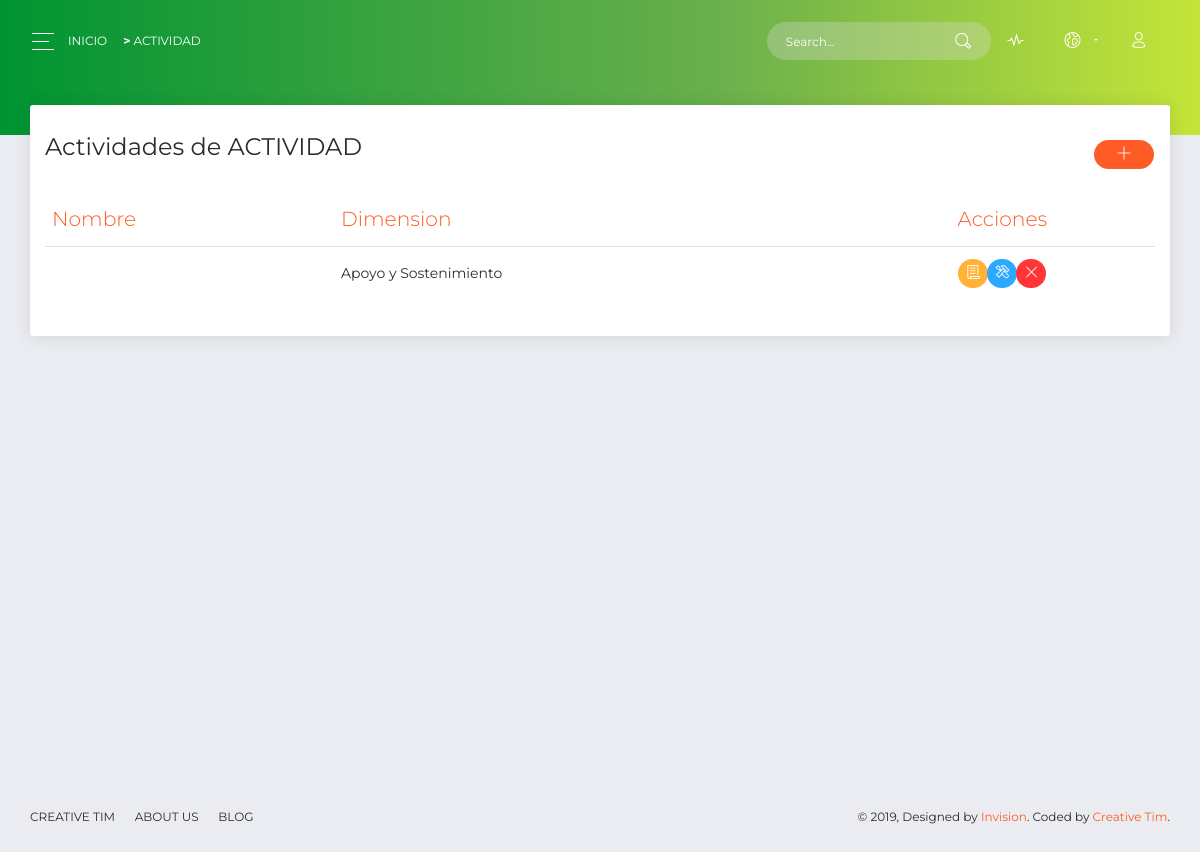
Page /?c=actividad&v=apoyo (signed in) on the earlier database version.
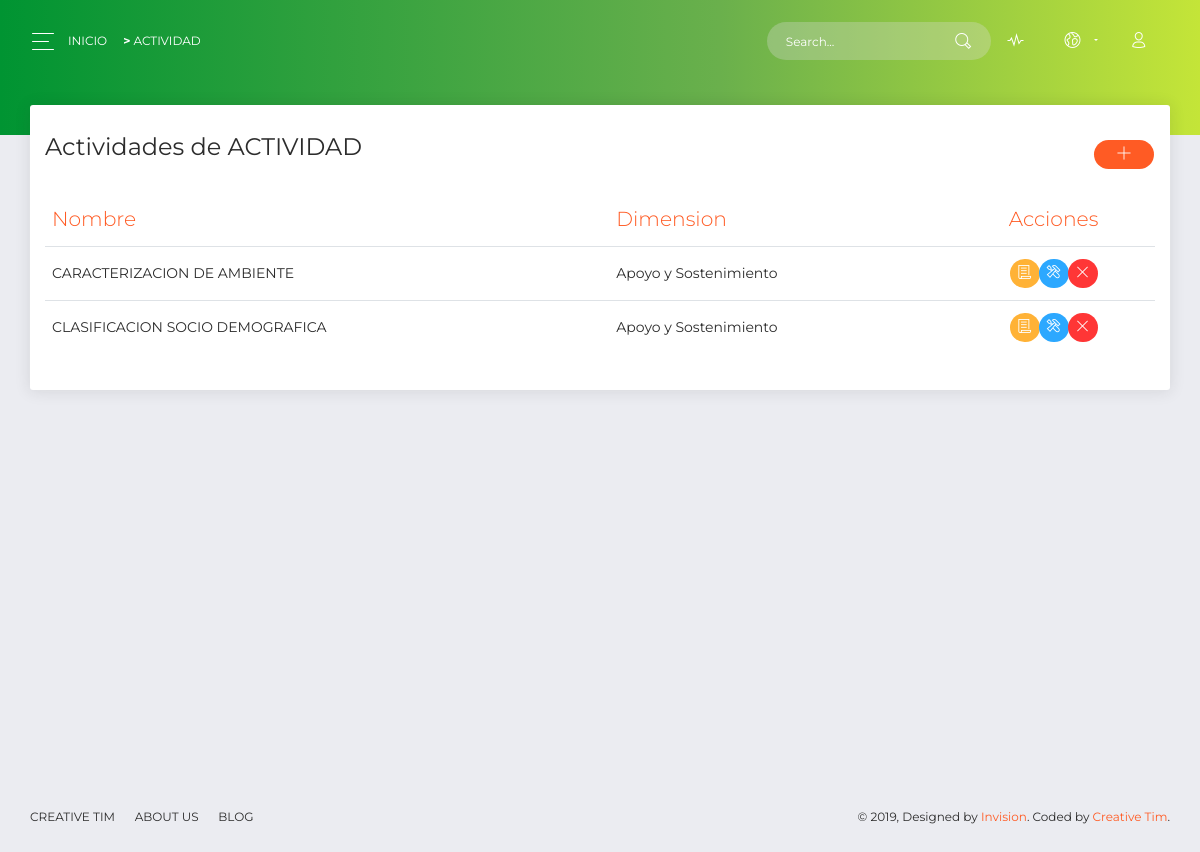
Same page on the later database version.
### tables this page shows
CREATE TABLE `actividades` (
  `id` int(11) NOT NULL,
  `name` varchar(50) NOT NULL,
  `dimension_id` int(11) NOT NULL
);

CREATE TABLE `dimensiones` (
  `id` int(11) NOT NULL,
  `name` varchar(50) NOT NULL
);

### controller/actividad.controller.php (called while the page is built, shortened)
<?php
require_once 'model/actividad.php';
class actividadController
{
    public function __CONSTRUCT()
    {
        $this->model = new actividad();
    }
    public function Index()
    {
        require_once 'view/header.php';
        require_once 'view/actividad/actividad.php';
        require_once 'view/footer.php';
    }
}

### model/database.php (called while the page is built)
<?php
class Database
{
    public static function StartUp()
    {
        $pdo = new PDO('mysql:host=localhost;dbname=bienestar;charset=utf8', 'root', '');
        $pdo->setAttribute(PDO::ATTR_ERRMODE, PDO::ERRMODE_EXCEPTION);
        return $pdo;
    }
}

### model/actividad.php (called while the page is built, shortened)
<?php
class actividad
{
    private $pdo;
    public function __CONSTRUCT()
    {
        try {
            $this->pdo = Database::StartUp();
        } catch (Exception $e) {
            die($e->getMessage());
        }
    }
    public function Listar($dim)
    {
        try {
            $stm = $this->pdo->prepare("SELECT
                actividades.id,
                actividades.name,
                dimensiones.id as dim_id,
                dimensiones.name as dim_name
                FROM actividades
                INNER JOIN dimensiones on dimension_id=dimensiones.id
                WHERE dimension_id = ".$dim);
            $stm->execute();
            return $stm->fetchAll(PDO::FETCH_OBJ);
            die;
        } catch (Exception $e) {
            die($e->getMessage());
        }
    }
}

### view/actividad/actividad.php (the view, shortened to what this page needs)
<div class="panel-header panel-header-sm">
</div>
<div class="content">
    <div class="row">
        <div class="col-md-12">
            <div class="card">
                <div class="card-header">
                    <h4 class="card-title"> Actividades de
                        <?= strtoupper($_REQUEST['c']); ?><a class="btn btn-sm btn-primary btn-round pull-right" href="?c=actividad&a=Crud&v=<?= isset($_REQUEST['v']) ? $_REQUEST['v'] : ""; ?>"><i class="now-ui-icons ui-1_simple-add"></i></a>
                    </h4>
                </div>
                <div class="card-body">
                    <div class="table-responsive">
                        <table class="table">
                            <thead class=" text-primary">
                                <th>
                                    Nombre
                                </th>
                                <th>
                                    Dimension
                                </th>
                                <th class="text-center">
                                    Acciones
                                </th>
                            </thead>
                            <tbody>
                                <?php foreach ($this->model->Listar($dim) as $r) : ?>
                                <tr>
                                    <td>
                                        <?php echo $r->name; ?>
                                    </td>
                                    <td>
                                        <?php echo $r->dim_name; ?>
                                    </td>
                                    <td class="text-center">
                                        <div class="btn-group btn-group-sm btn-group-round" role="group" aria-label="Basic example">
                                            <button type="button" class="btn btn-sm btn-warning btn-round " onclick="passValue(<?= $r->id ?>)" data-toggle="modal" data-target="#myModal2">
                                                <i class="now-ui-icons files_paper "></i>
                                            </button>
                                            <a type=button" class="btn btn-sm btn-info btn-round" href="?c=actividad&a=Crud&id=<?php echo $r->id; ?>&v=<?= $_REQUEST['v']; ?>">
                                                <i class="now-ui-icons ui-2_settings-90"></i>
                                            </a>
                                            <button type="button" class="btn btn-sm btn-danger btn-round" onclick="passValue(<?= $r->id ?>)" data-toggle="modal" data-target="#myModal1">
                                                <i class="now-ui-icons ui-1_simple-remove"></i>
                                            </button>
                                        </div>
                                    </td>
                                </tr>
                                <?php endforeach; ?>
                            </tbody>
                        </table>
                    </div>
                </div>
            </div>
        </div>
    </div>
</div>

### index.php (shortened to what this page needs)
<?php
require_once 'model/database.php';
$session= isset($_SESSION['admin'])?$_SESSION['admin']:'';
if($session){
    $controller = 'home';
    if(!isset($_REQUEST['c'])) {
            require_once "controller/$controller.controller.php";
            $controller = ucwords($controller) . 'Controller';
            $controller = new $controller;
            $controller->Index();
        } else {
            $accion = isset($_REQUEST['a']) ? $_REQUEST['a'] : 'Index';
            $controller = new $controller;
            call_user_func(array($controller, $accion) );
    }
}

### view/header.php (shortened to what this page needs)
<!DOCTYPE html>
<html lang="en">
<head>
    <link rel="stylesheet" href="https://use.fontawesome.com/releases/v5.7.1/css/all.css">
    <link href="assets/css/loader.css" rel="stylesheet" />
    <link href="assets/css/now-ui-kit.css?v=1.2.0" rel="stylesheet" />
    <link href="assets/css/bootstrap.min.css" rel="stylesheet" />
    <link href="assets/css/now-ui-dashboard.css?v=1.3.0" rel="stylesheet" />
</head>
<body class="">
    <div class="wrapper ">
        <div class="main-panel" id="main-panel">
            <nav class="navbar navbar-expand-lg navbar-transparent  bg-primary  navbar-absolute">
                <div class="container-fluid">
                    <div class="navbar-wrapper">
                        <div class="navbar-toggle">
                            <button type="button" class="navbar-toggler">
                                <span class="navbar-toggler-bar bar1"></span>
                                <span class="navbar-toggler-bar bar2"></span>
                                <span class="navbar-toggler-bar bar3"></span>
                            </button>
                        </div>
                        <a class="navbar-brand" href="?c=home">Inicio</a><a class="navbar-brand" href="?c=<?= $_REQUEST['c']; ?>">
                            <?= "  <b>></b>   " . strtoupper($_REQUEST['c']); ?></a>
                    </div>
                    <div class="collapse navbar-collapse justify-content-end" id="navigation">
                        <form>
                            <div class="input-group no-border">
                                <input type="text" value="" class="form-control" placeholder="Search...">
                                <div class="input-group-append">
                                    <div class="input-group-text">
                                        <i class="now-ui-icons ui-1_zoom-bold"></i>
                                    </div>
                                </div>
                            </div>
                        </form>
                        <ul class="navbar-nav">
                            <li class="nav-item">
                                <a class="nav-link" href="#pablo">
                                    <i class="now-ui-icons media-2_sound-wave"></i>
                                </a>
                            </li>
                            <li class="nav-item dropdown">
                                <a class="nav-link dropdown-toggle" id="navbarDropdownMenuLink" data-toggle="dropdown" aria-haspopup="true" aria-expanded="false">
                                    <i class="now-ui-icons location_world"></i>
                                </a>
                            </li>
                            <li class="nav-item">
                                <a class="nav-link" href="#pablo">
                                    <i class="now-ui-icons users_single-02"></i>
                                </a>
                            </li>
                        </ul>
                    </div>
                </div>
            </nav>
            <?php
            if (isset($_REQUEST['v'])) {
                switch ($_REQUEST['v']) {
                    case 'apoyo':
                        $dim = 1;
                        break;
                }
            }
            ?>

### view/footer.php (shortened to what this page needs)
<footer class="footer">
    <div class="container-fluid">
        <nav>
            <ul>
                <li>
                    <a href="https://www.creative-tim.com">
                        Creative Tim
                    </a>
                </li>
                <li>
                    <a href="http://presentation.creative-tim.com">
                        About Us
                    </a>
                </li>
                <li>
                    <a href="http://blog.creative-tim.com">
                        Blog
                    </a>
                </li>
            </ul>
        </nav>
        <div class="copyright" id="copyright">
            &copy;
            , Designed by
            <a href="https://www.invisionapp.com" target="_blank">Invision</a>. Coded by
            <a href="https://www.creative-tim.com" target="_blank">Creative Tim</a>.
        </div>
    </div>
</footer>
</body>
</html>

Differences in the rows shown:
removed actividades: dimension.name "Apoyo y Sostenimiento"
added actividades: name "CARACTERIZACION DE AMBIENTE", dimension.name "Apoyo y Sostenimiento"
added actividades: name "CLASIFICACION SOCIO DEMOGRAFICA", dimension.name "Apoyo y Sostenimiento"
